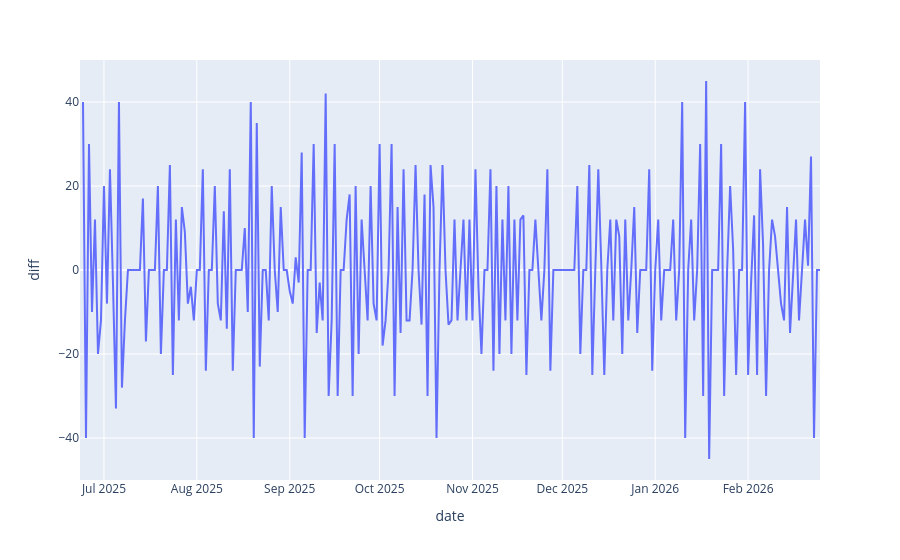

The cell this chart's notebook holds for it:
### Code cell
# View the data over time
fig_line = px.line(df, x="date", y="diff")
fig_line.show()

### Figure 1 — Plotly figure (JSON) as saved in the notebook; plotly's stock layout.template omitted (floating-point values rounded to 4 significant figures; data arrays with more than 128 entries replaced by an {"elided": "..."} marker saying what was removed)
{"data": [{"hovertemplate": "date=%{x}<br>diff=%{y}<extra></extra>", "legendgroup": "", "line": {"color": "#636efa", "dash": "solid"}, "marker": {"symbol": "circle"}, "mode": "lines", "name": "", "orientation": "v", "showlegend": false, "type": "scatter", "x": {"elided": "248 str values"}, "xaxis": "x", "y": {"elided": "248 float values"}, "yaxis": "y"}], "layout": {"legend": {"tracegroupgap": 0}, "margin": {"t": 60}, "xaxis": {"anchor": "y", "domain": [0, 1], "title": {"text": "date"}}, "yaxis": {"anchor": "x", "domain": [0, 1], "title": {"text": "diff"}}}}
